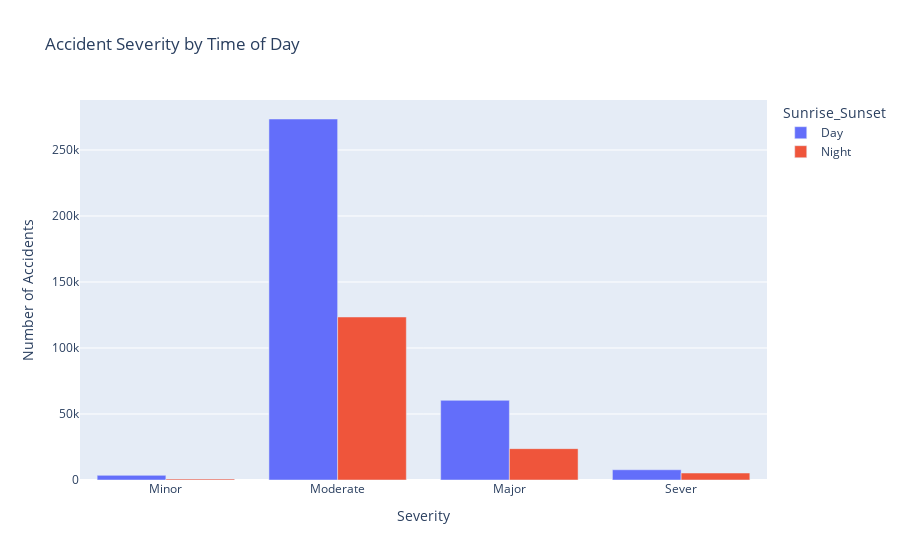

Notebook code for this chart:
### Markdown cell above
### Q4: Create an interactive plot (skip for version 1)
Create an interactive plot using plotly. Your plot can be a previously asked question or a new question, however explain how this interaction strengthen what you want to communicate with your audience.

### Code cell
# Your code here . . . Have not learned interactive plots yet
import plotly.express as px




Severity_Labels = {1:'Minor',
                   2:'Moderate',
                   3:'Major',
                   4:'Sever'
                  }

sample['Severity_Labels'] = sample['Severity'].map(Severity_Labels)

#count accidents for day and night for all severity levels
df_count = sample.groupby(['Sunrise_Sunset', 'Severity_Labels']).size().reset_index(name='Count')

fig = px.bar(df_count,
             x='Severity_Labels',
             y='Count',
             color='Sunrise_Sunset',
             category_orders={'Severity_Labels': ['Minor', 'Moderate', 'Major', 'Sever']},
             title='Accident Severity by Time of Day'
            )
fig.update_layout(xaxis_title='Severity', yaxis_title='Number of Accidents',barmode='group')
fig.show()

### Figure 1 — Plotly figure (JSON) as saved in the notebook; plotly's stock layout.template omitted (floating-point values rounded to 4 significant figures)
{"data": [{"hovertemplate": "Sunrise_Sunset=Day<br>Severity_Labels=%{x}<br>Count=%{y}<extra></extra>", "legendgroup": "Day", "marker": {"color": "#636efa", "pattern": {"shape": ""}}, "name": "Day", "orientation": "v", "showlegend": true, "textposition": "auto", "type": "bar", "x": ["Major", "Minor", "Moderate", "Sever"], "xaxis": "x", "y": [60349, 3508, 273490, 7767], "yaxis": "y"}, {"hovertemplate": "Sunrise_Sunset=Night<br>Severity_Labels=%{x}<br>Count=%{y}<extra></extra>", "legendgroup": "Night", "marker": {"color": "#EF553B", "pattern": {"shape": ""}}, "name": "Night", "orientation": "v", "showlegend": true, "textposition": "auto", "type": "bar", "x": ["Major", "Minor", "Moderate", "Sever"], "xaxis": "x", "y": [23760, 767, 123495, 5280], "yaxis": "y"}], "layout": {"barmode": "group", "legend": {"title": {"text": "Sunrise_Sunset"}, "tracegroupgap": 0}, "title": {"text": "Accident Severity by Time of Day"}, "xaxis": {"anchor": "y", "categoryarray": ["Minor", "Moderate", "Major", "Sever"], "categoryorder": "array", "domain": [0, 1], "title": {"text": "Severity"}}, "yaxis": {"anchor": "x", "domain": [0, 1], "title": {"text": "Number of Accidents"}}}}
